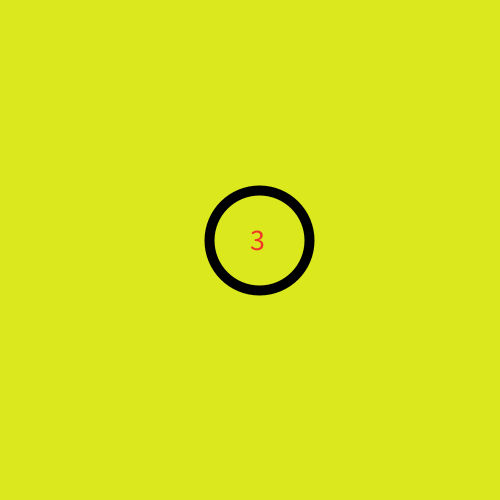
Frame 1 (no input)
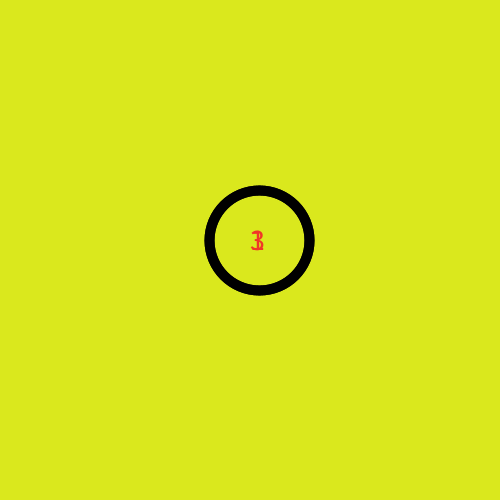
Frame 2 (the mouse pressed at the canvas centre, redrawn once)

The Processing sketch that drew these frames (run headless with seeded random() and noise(); the mouse was pressed at the canvas centre and the sketch redrawn once):

// Processing sketch: Number_maker
// ── Number_maker.pde
void setup(){
  size(500,500);
  background(#DAE81D);
}
void draw(){
  strokeWeight(10); //size of circle
  noFill(); //makes middle blank
  ellipse (259, 240, 100, 100); //sets circle
  
  
  
  fill(#F03727);
float r =random(0,6);{ //makes a random number between 0 and 6
  int eger = int(r); //sets eger to r
    println(eger); //prints eger on line in IDE
     
    textSize(30);  //size of number
    text(eger, width/2,height/2); //placement of eger
    noLoop(); //only one number
    }

}
